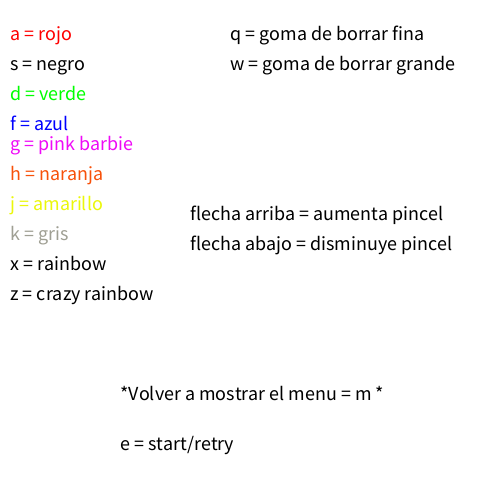
Frame 1 (no input)
Frame 60 (the mouse pressed at the canvas centre just before this capture): identical to frame 1, image omitted
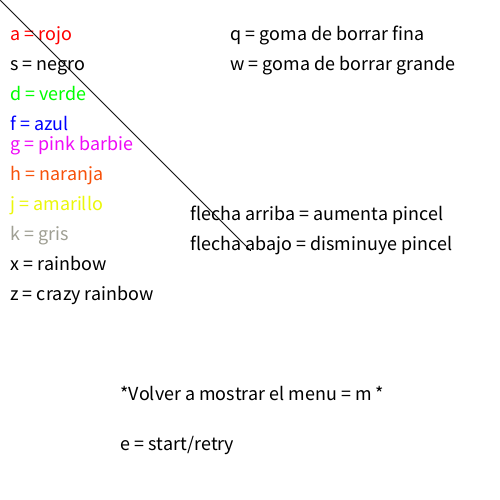
Frame 120 (the mouse held since frame 60 and released just before this capture)

The Processing sketch that drew these frames (run headless with seeded random() and noise(); from frame 60 on, the mouse is pressed at the canvas centre):

// Processing sketch: processing_120897
// ── processing_120897.pde

int x = 0;
int y = 0;

void setup() { 
 size(500, 500); 
 background(255); 
 textSize(20);
 fill (#000000);
 text ("*Volver a mostrar el menu = m *",120,400);
fill(#FF0000); 
 text ("a = rojo",10,40);
 fill(#000000); 
 text ("s = negro",10,70);
 fill(#00FF00); 
 text ("d = verde",10,100);
 
fill(#0000FF); 
 text ("f = azul",10,130);
 fill(#EF0AF7); 
 text ("g = pink barbie",10,150);
 fill(#F7510A); 
 text ("h = naranja",10,180);
 fill(#EBF70A); 
 text ("j = amarillo",10,210);
 fill(#9F9F93); 
 text ("k = gris",10,240);
 fill(#000000); 
 text ("x = rainbow",10,270);
 fill(#000000); 
 text ("z = crazy rainbow",10,300);
 
 fill(#000000); 
 text ("q = goma de borrar fina",230,40);
 fill(#000000); 
 text ("w = goma de borrar grande",230,70);
 fill(#000000); 
 text ("e = start/retry",120,450);
  fill(#000000); 
 text ("flecha arriba = aumenta pincel",190,220);
  fill(#000000); 
 text ("flecha abajo = disminuye pincel",190,250);
}

 
void draw() {

if (mousePressed) {
  line(mouseX, mouseY, pmouseX, pmouseY);
}
if (keyPressed) {
  //lineas
  if (key == 'a') {
    stroke (#FF0000); //rojo
  } 
  
  if (key == 's') {
    stroke (#000000); //negro
  }
   if (key == 'd') { //verde
    stroke (#00FF00);
  }
   if (key == 'f') { //azul
    stroke (#0000FF);
  }
   if (key == 'g') {
     stroke (#EF0AF7); //pink barbie
        
} 

if (key == 'h') {
     stroke (#F7510A); //naranja
      }
      if (key == 'j') {
     stroke (#EBF70A); //amarillo
     }
     if (key == 'k') {
     stroke (#9F9F93); //gris
     }
    
    
   //Gomas de borrar
     if (key == 'q') { //goma fina
      stroke (#FFFFFF);
     }
     if (key == 'w') {
       noStroke();
       fill (#FFFFFF);
     ellipse(mouseX,mouseY,50,50); //goma grande
     }
     
 if (key == 'e') { 
      background(255); 
    } 

     //Crazy rainbow circle NO epilepsy users
     if (key == 'z') {
       noStroke();
       fill(random(0,255), random(0,255), random(0,255));
     ellipse(mouseX,mouseY,abs(mouseX-mouseY),abs(mouseX-mouseY));
     }
     if (key == 'x') {
   noStroke();
       fill(random(0,255), random(0,255), random(0,255));
     ellipse(mouseX,mouseY,50,50);
      }
      
      if (key == 'm') {
           background(255); 
           textSize(20);
           fill (#000000);
           text ("*Volver a mostrar el menu = m *",120,400);
          fill(#FF0000); 
           text ("a = rojo",10,40);
           fill(#000000); 
           text ("s = negro",10,70);
           fill(#00FF00); 
           text ("d = verde",10,100);
           
          fill(#0000FF); 
           text ("f = azul",10,130);
           fill(#EF0AF7); 
           text ("g = pink barbie",10,150);
           fill(#F7510A); 
           text ("h = naranja",10,180);
           fill(#EBF70A); 
           text ("j = amarillo",10,210);
           fill(#9F9F93); 
           text ("k = gris",10,240);
           fill(#000000); 
           text ("x = rainbow",10,270);
           fill(#000000); 
           text ("z = crazy rainbow",10,300);
           
           fill(#000000); 
           text ("q = goma de borrar fina",230,40);
           fill(#000000); 
           text ("w = goma de borrar grande",230,70);
           fill(#000000); 
           text ("e = start/retry",120,450);
            fill(#000000); 
           text ("flecha arriba = aumenta pincel",190,220);
            fill(#000000); 
           text ("flecha abajo = disminuye pincel",190,250);
        
        
      }
      
      //cambiar medidas del lapiz de dibujo
      
      if (key == CODED) {
        if (keyCode == UP) {
          strokeWeight (x++);
        
      }
      if (keyCode == DOWN) {
        strokeWeight (x--);
      }
      
      }
          }
              }
